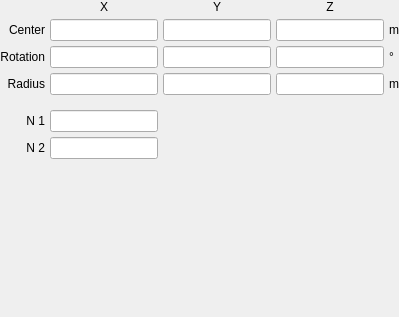
         <widget class="QWidget" name="super_ellipsoid">
          <layout class="QGridLayout" name="gridLayout_45">
           <property name="leftMargin">
            <number>0</number>
           </property>
           <property name="topMargin">
            <number>0</number>
           </property>
           <property name="rightMargin">
            <number>0</number>
           </property>
           <property name="bottomMargin">
            <number>0</number>
           </property>
           <property name="spacing">
            <number>5</number>
           </property>
           <item row="2" column="0">
            <widget class="QLabel" name="label_110">
             <property name="text">
              <string>Rotation</string>
             </property>
             <property name="alignment">
              <set>Qt::AlignRight|Qt::AlignTrailing|Qt::AlignVCenter</set>
             </property>
            </widget>
           </item>
           <item row="1" column="3">
            <widget class="LineEdit" name="lineedit_super_ellipsoid_translationz"/>
           </item>
           <item row="1" column="2">
            <widget class="LineEdit" name="lineedit_super_ellipsoid_translationy"/>
           </item>
           <item row="1" column="1">
            <widget class="LineEdit" name="lineedit_super_ellipsoid_translationx"/>
           </item>
           <item row="2" column="3">
            <widget class="LineEdit" name="lineedit_super_ellipsoid_rotationz"/>
           </item>
           <item row="1" column="0">
            <widget class="QLabel" name="label_109">
             <property name="text">
              <string>Center</string>
             </property>
             <property name="alignment">
              <set>Qt::AlignRight|Qt::AlignTrailing|Qt::AlignVCenter</set>
             </property>
            </widget>
           </item>
           <item row="2" column="2">
            <widget class="LineEdit" name="lineedit_super_ellipsoid_rotationy"/>
           </item>
           <item row="7" column="1">
            <spacer name="verticalSpacer_38">
             <property name="orientation">
              <enum>Qt::Vertical</enum>
             </property>
             <property name="sizeHint" stdset="0">
              <size>
               <width>20</width>
               <height>158</height>
              </size>
             </property>
            </spacer>
           </item>
           <item row="3" column="0">
            <widget class="QLabel" name="label_111">
             <property name="text">
              <string>Radius</string>
             </property>
             <property name="alignment">
              <set>Qt::AlignRight|Qt::AlignTrailing|Qt::AlignVCenter</set>
             </property>
            </widget>
           </item>
           <item row="2" column="1">
            <widget class="LineEdit" name="lineedit_super_ellipsoid_rotationx"/>
           </item>
           <item row="3" column="3">
            <widget class="LineEdit" name="lineedit_super_ellipsoid_radiusz"/>
           </item>
           <item row="3" column="2">
            <widget class="LineEdit" name="lineedit_super_ellipsoid_radiusy"/>
           </item>
           <item row="3" column="1">
            <widget class="LineEdit" name="lineedit_super_ellipsoid_radiusx"/>
           </item>
           <item row="5" column="0">
            <widget class="QLabel" name="label_112">
             <property name="text">
              <string>N 1</string>
             </property>
             <property name="alignment">
              <set>Qt::AlignRight|Qt::AlignTrailing|Qt::AlignVCenter</set>
             </property>
            </widget>
           </item>
           <item row="0" column="1">
            <widget class="QLabel" name="label_293">
             <property name="text">
              <string>X</string>
             </property>
             <property name="alignment">
              <set>Qt::AlignCenter</set>
             </property>
            </widget>
           </item>
           <item row="6" column="0">
            <widget class="QLabel" name="label_113">
             <property name="text">
              <string>N 2</string>
             </property>
             <property name="alignment">
              <set>Qt::AlignRight|Qt::AlignTrailing|Qt::AlignVCenter</set>
             </property>
            </widget>
           </item>
           <item row="5" column="1">
            <widget class="LineEdit" name="lineedit_super_ellipsoid_n1"/>
           </item>
           <item row="6" column="1">
            <widget class="LineEdit" name="lineedit_super_ellipsoid_n2"/>
           </item>
           <item row="4" column="1">
            <spacer name="verticalSpacer_55">
             <property name="orientation">
              <enum>Qt::Vertical</enum>
             </property>
             <property name="sizeType">
              <enum>QSizePolicy::Maximum</enum>
             </property>
             <property name="sizeHint" stdset="0">
              <size>
               <width>20</width>
               <height>10</height>
              </size>
             </property>
            </spacer>
           </item>
           <item row="0" column="2">
            <widget class="QLabel" name="label_294">
             <property name="text">
              <string>Y</string>
             </property>
             <property name="alignment">
              <set>Qt::AlignCenter</set>
             </property>
            </widget>
           </item>
           <item row="0" column="3">
            <widget class="QLabel" name="label_295">
             <property name="text">
              <string>Z</string>
             </property>
             <property name="alignment">
              <set>Qt::AlignCenter</set>
             </property>
            </widget>
           </item>
           <item row="1" column="4">
            <widget class="QLabel" name="label_296">
             <property name="text">
              <string>m</string>
             </property>
            </widget>
           </item>
           <item row="2" column="4">
            <widget class="QLabel" name="label_297">
             <property name="text">
              <string>°</string>
             </property>
            </widget>
           </item>
           <item row="3" column="4">
            <widget class="QLabel" name="label_298">
             <property name="text">
              <string>m</string>
             </property>
            </widget>
           </item>
          </layout>
         </widget>
